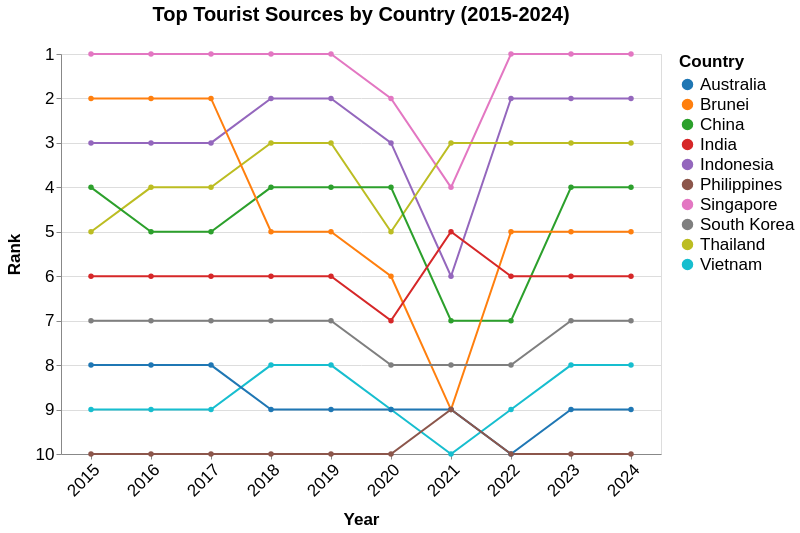

Write the Vega-Lite specification saved for this chart.
### Vega-Lite specification from a JSON file in a GitHub repository (floating-point values rounded to 4 significant figures)
{"$schema": "https://vega.github.io/schema/vega-lite/v5.json", "title": {"text": "Top Tourist Sources by Country (2015-2024)", "fontSize": 20, "anchor": "middle", "dy": -16}, "data": {"values": [{"Country": "Singapore", "year": 2024, "Visitors": 4276007, "rank": 1}, {"Country": "Singapore", "year": 2023, "Visitors": 8308230, "rank": 1}, {"Country": "Singapore", "year": 2022, "Visitors": 5222991, "rank": 1}, {"Country": "Singapore", "year": 2021, "Visitors": 16308, "rank": 4}, {"Country": "Singapore", "year": 2020, "Visitors": 1545255, "rank": 2}, {"Country": "Singapore", "year": 2019, "Visitors": 10163882, "rank": 1}, {"Country": "Singapore", "year": 2018, "Visitors": 10615986, "rank": 1}, {"Country": "Singapore", "year": 2017, "Visitors": 12441713, "rank": 1}, {"Country": "Singapore", "year": 2016, "Visitors": 13272961, "rank": 1}, {"Country": "Singapore", "year": 2015, "Visitors": 12930754, "rank": 1}, {"Country": "Indonesia", "year": 2024, "Visitors": 1786630, "rank": 2}, {"Country": "Indonesia", "year": 2023, "Visitors": 3108165, "rank": 2}, {"Country": "Indonesia", "year": 2022, "Visitors": 1481739, "rank": 2}, {"Country": "Indonesia", "year": 2021, "Visitors": 11025, "rank": 6}, {"Country": "Indonesia", "year": 2020, "Visitors": 711723, "rank": 3}, {"Country": "Indonesia", "year": 2019, "Visitors": 3623277, "rank": 2}, {"Country": "Indonesia", "year": 2018, "Visitors": 3277689, "rank": 2}, {"Country": "Indonesia", "year": 2017, "Visitors": 2796570, "rank": 3}, {"Country": "Indonesia", "year": 2016, "Visitors": 3049964, "rank": 3}, {"Country": "Indonesia", "year": 2015, "Visitors": 2788033, "rank": 3}, {"Country": "Thailand", "year": 2024, "Visitors": 813783, "rank": 3}, {"Country": "Thailand", "year": 2023, "Visitors": 1551282, "rank": 3}, {"Country": "Thailand", "year": 2022, "Visitors": 715528, "rank": 3}, {"Country": "Thailand", "year": 2021, "Visitors": 59607, "rank": 3}, {"Country": "Thailand", "year": 2020, "Visitors": 394413, "rank": 5}, {"Country": "Thailand", "year": 2019, "Visitors": 1884306, "rank": 3}, {"Country": "Thailand", "year": 2018, "Visitors": 1914692, "rank": 3}, {"Country": "Thailand", "year": 2017, "Visitors": 1836522, "rank": 4}, {"Country": "Thailand", "year": 2016, "Visitors": 1780800, "rank": 4}, {"Country": "Thailand", "year": 2015, "Visitors": 1343569, "rank": 5}, {"Country": "China", "year": 2024, "Visitors": 1449711, "rank": 4}, {"Country": "China", "year": 2023, "Visitors": 1474114, "rank": 4}, {"Country": "China", "year": 2022, "Visitors": 211363, "rank": 7}, {"Country": "China", "year": 2021, "Visitors": 7701, "rank": 7}, {"Country": "China", "year": 2020, "Visitors": 405149, "rank": 4}, {"Country": "China", "year": 2019, "Visitors": 3114257, "rank": 4}, {"Country": "China", "year": 2018, "Visitors": 2944133, "rank": 4}, {"Country": "China", "year": 2017, "Visitors": 2281666, "rank": 5}, {"Country": "China", "year": 2016, "Visitors": 2124942, "rank": 5}, {"Country": "China", "year": 2015, "Visitors": 1677163, "rank": 4}, {"Country": "Brunei", "year": 2024, "Visitors": 565999, "rank": 5}, {"Country": "Brunei", "year": 2023, "Visitors": 811833, "rank": 5}, {"Country": "Brunei", "year": 2022, "Visitors": 301757, "rank": 5}, {"Country": "Brunei", "year": 2021, "Visitors": 773, "rank": 9}, {"Country": "Brunei", "year": 2020, "Visitors": 136020, "rank": 6}, {"Country": "Brunei", "year": 2019, "Visitors": 1216123, "rank": 5}, {"Country": "Brunei", "year": 2018, "Visitors": 1382031, "rank": 5}, {"Country": "Brunei", "year": 2017, "Visitors": 1660506, "rank": 2}, {"Country": "Brunei", "year": 2016, "Visitors": 1391016, "rank": 2}, {"Country": "Brunei", "year": 2015, "Visitors": 1133555, "rank": 2}, {"Country": "India", "year": 2024, "Visitors": 537493, "rank": 6}, {"Country": "India", "year": 2023, "Visitors": 671846, "rank": 6}, {"Country": "India", "year": 2022, "Visitors": 324548, "rank": 6}, {"Country": "India", "year": 2021, "Visitors": 3916, "rank": 5}, {"Country": "India", "year": 2020, "Visitors": 155883, "rank": 7}, {"Country": "India", "year": 2019, "Visitors": 735309, "rank": 6}, {"Country": "India", "year": 2018, "Visitors": 600311, "rank": 6}, {"Country": "India", "year": 2017, "Visitors": 552739, "rank": 6}, {"Country": "India", "year": 2016, "Visitors": 638578, "rank": 6}, {"Country": "India", "year": 2015, "Visitors": 722141, "rank": 6}, {"Country": "South Korea", "year": 2024, "Visitors": 232711, "rank": 7}, {"Country": "South Korea", "year": 2023, "Visitors": 400853, "rank": 7}, {"Country": "South Korea", "year": 2022, "Visitors": 146384, "rank": 8}, {"Country": "South Korea", "year": 2021, "Visitors": 3028, "rank": 8}, {"Country": "South Korea", "year": 2020, "Visitors": 119750, "rank": 8}, {"Country": "South Korea", "year": 2019, "Visitors": 673065, "rank": 7}, {"Country": "South Korea", "year": 2018, "Visitors": 616783, "rank": 7}, {"Country": "South Korea", "year": 2017, "Visitors": 484528, "rank": 7}, {"Country": "South Korea", "year": 2016, "Visitors": 444439, "rank": 7}, {"Country": "South Korea", "year": 2015, "Visitors": 421161, "rank": 7}, {"Country": "Vietnam", "year": 2024, "Visitors": 137344, "rank": 8}, {"Country": "Vietnam", "year": 2023, "Visitors": 286083, "rank": 8}, {"Country": "Vietnam", "year": 2022, "Visitors": 123931, "rank": 9}, {"Country": "Vietnam", "year": 2021, "Visitors": 14136, "rank": 10}, {"Country": "Vietnam", "year": 2020, "Visitors": 71622, "rank": 9}, {"Country": "Vietnam", "year": 2019, "Visitors": 892716, "rank": 8}, {"Country": "Vietnam", "year": 2018, "Visitors": 786327, "rank": 8}, {"Country": "Vietnam", "year": 2017, "Visitors": 638135, "rank": 9}, {"Country": "Vietnam", "year": 2016, "Visitors": 703737, "rank": 9}, {"Country": "Vietnam", "year": 2015, "Visitors": 646891, "rank": 9}, {"Country": "Australia", "year": 2024, "Visitors": 159318, "rank": 9}, {"Country": "Australia", "year": 2023, "Visitors": 276477, "rank": 9}, {"Country": "Australia", "year": 2022, "Visitors": 118598, "rank": 10}, {"Country": "Australia", "year": 2021, "Visitors": 33451, "rank": 9}, {"Country": "Australia", "year": 2020, "Visitors": 195146, "rank": 9}, {"Country": "Australia", "year": 2019, "Visitors": 1282782, "rank": 9}, {"Country": "Australia", "year": 2018, "Visitors": 1034871, "rank": 9}, {"Country": "Australia", "year": 2017, "Visitors": 899202, "rank": 8}, {"Country": "Australia", "year": 2016, "Visitors": 737115, "rank": 8}, {"Country": "Australia", "year": 2015, "Visitors": 714047, "rank": 8}, {"Country": "Philippines", "year": 2024, "Visitors": 60100, "rank": 10}, {"Country": "Philippines", "year": 2023, "Visitors": 137781, "rank": 10}, {"Country": "Philippines", "year": 2022, "Visitors": 86462, "rank": 10}, {"Country": "Philippines", "year": 2021, "Visitors": 10229, "rank": 9}, {"Country": "Philippines", "year": 2020, "Visitors": 53889, "rank": 10}, {"Country": "Philippines", "year": 2019, "Visitors": 1114257, "rank": 10}, {"Country": "Philippines", "year": 2018, "Visitors": 1167375, "rank": 10}, {"Country": "Philippines", "year": 2017, "Visitors": 1066461, "rank": 10}, {"Country": "Philippines", "year": 2016, "Visitors": 1029488, "rank": 10}, {"Country": "Philippines", "year": 2015, "Visitors": 957408, "rank": 10}]}, "width": 600, "height": 400, "mark": {"type": "line", "point": true, "strokeWidth": 2}, "encoding": {"x": {"field": "year", "type": "ordinal", "title": "Year", "axis": {"labelOverlap": "parity", "labelAngle": -45}}, "y": {"field": "rank", "type": "quantitative", "title": "Rank", "scale": {"domain": [10, 1], "nice": true}, "axis": {"reverse": true}}, "color": {"field": "Country", "type": "nominal", "scale": {"scheme": "category10"}}, "tooltip": [{"field": "Country", "type": "nominal", "title": "Country"}, {"field": "year", "type": "ordinal", "title": "Year"}, {"field": "rank", "type": "quantitative", "title": "Rank"}, {"field": "Visitors", "type": "quantitative", "title": "Visitors", "format": ","}]}, "config": {"axis": {"labelFontSize": 17, "titleFontSize": 17, "titlePadding": 12}, "legend": {"labelFontSize": 17, "titleFontSize": 17, "labelPadding": 12}, "tooltip": {"labelFontSize": 17, "titleFontSize": 17}}}
